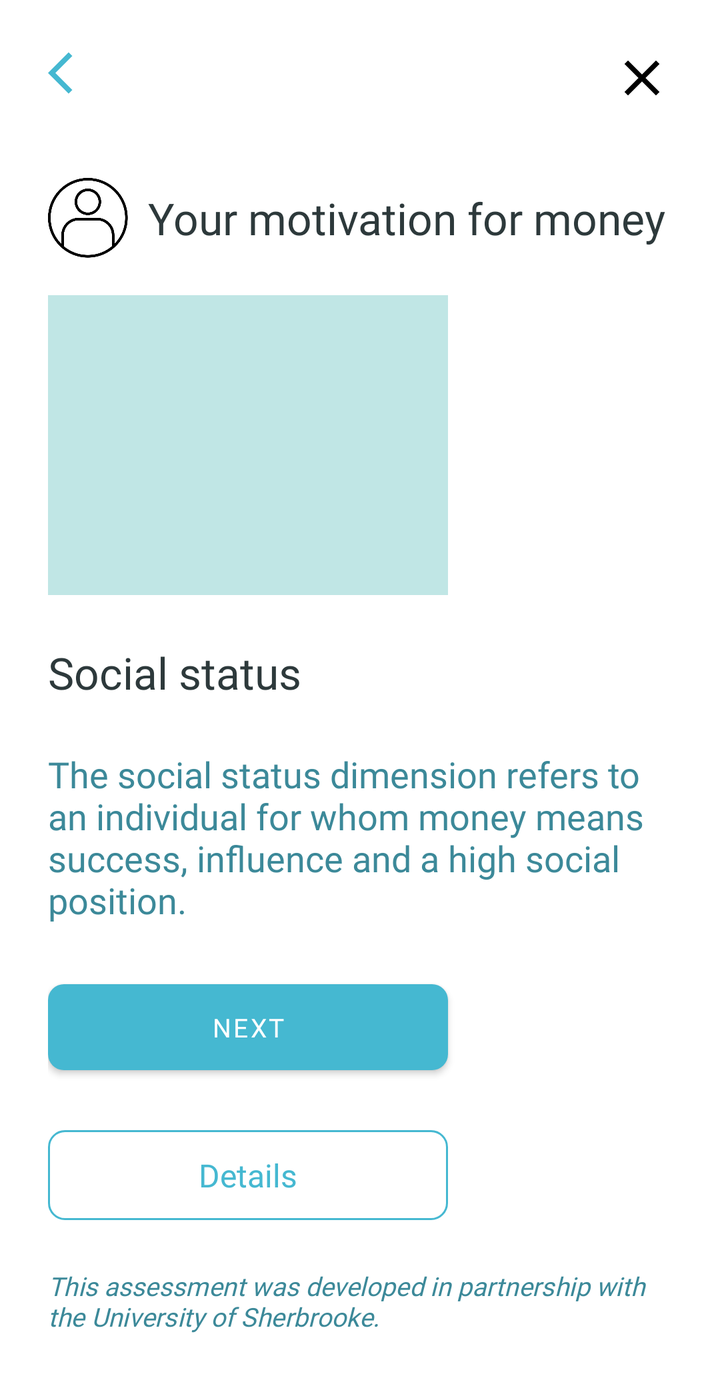
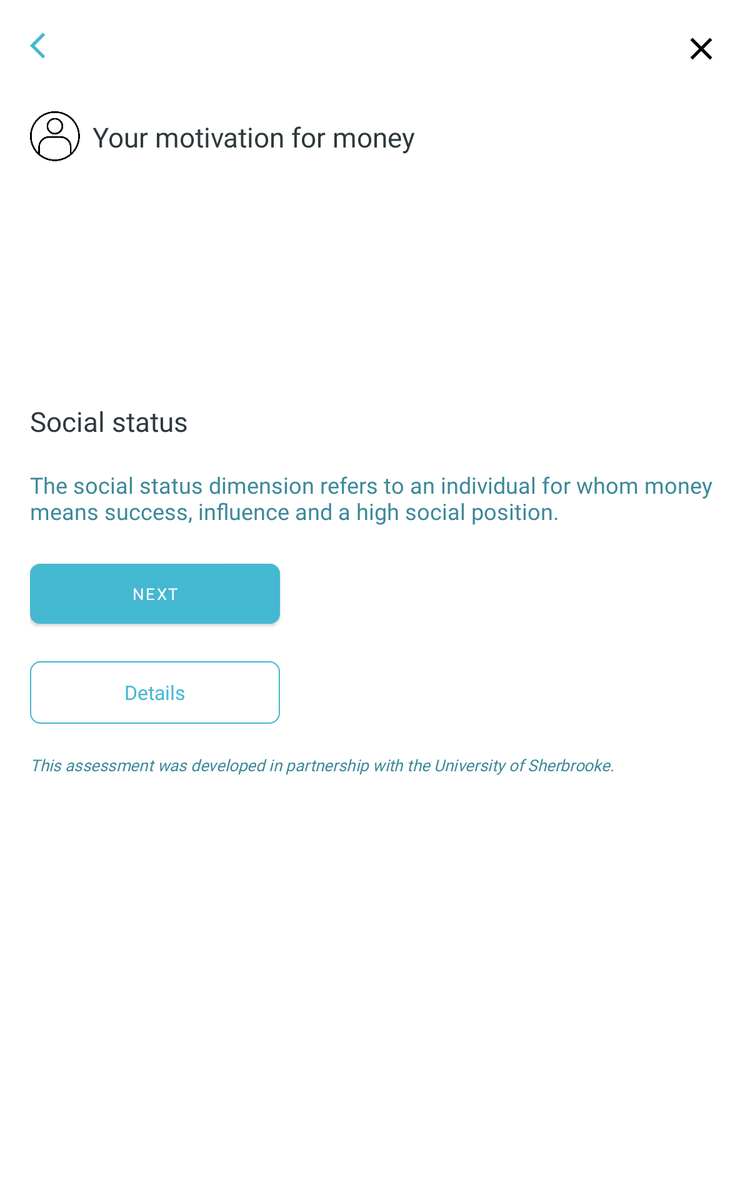

One screen, two layout resources from the same app: the default and the repository's alternative for another configuration. Each is rendered where Android would select it; the XML of both is given below.
<!-- AndroidManifest.xml: application theme Theme.Kaira -->
<!-- res/layout/activity_psychological_assessment_result.xml -->
<?xml version="1.0" encoding="utf-8"?>
<layout xmlns:android="http://schemas.android.com/apk/res/android"
    xmlns:app="http://schemas.android.com/apk/res-auto"
    xmlns:tools="http://schemas.android.com/tools">

    <ScrollView
        android:layout_width="match_parent"
        android:layout_height="match_parent">
        <androidx.constraintlayout.widget.ConstraintLayout
            android:layout_width="match_parent"
            android:layout_height="wrap_content"
            tools:context=".assessment.PsychologicalAssessmentResultActivity"
            android:padding="24dp">

            <ImageView
                android:id="@+id/back_btn"
                android:layout_width="25dp"
                android:layout_height="25dp"
                app:layout_constraintStart_toStartOf="parent"
                app:layout_constraintTop_toTopOf="parent"
                app:srcCompat="@drawable/ic_back_button" />

            <ImageView
                android:id="@+id/close_btn"
                android:layout_width="30dp"
                android:layout_height="30dp"
                app:layout_constraintEnd_toEndOf="parent"
                app:layout_constraintTop_toTopOf="parent"
                app:srcCompat="@drawable/ic_close_button" />

            <ImageView
                android:id="@+id/imageView2"
                android:layout_width="40dp"
                android:layout_height="40dp"
                android:layout_marginTop="40dp"
                app:layout_constraintStart_toStartOf="parent"
                app:layout_constraintTop_toBottomOf="@+id/back_btn"
                app:srcCompat="@drawable/icon_coach" />


            <TextView
                android:id="@+id/textView2"
                style="@style/Heading01"
                android:layout_width="0dp"
                android:layout_height="wrap_content"
                android:paddingStart="10dp"
                android:text="@string/psychological_profile_result_title"
                app:layout_constraintBottom_toBottomOf="@+id/imageView2"
                app:layout_constraintEnd_toEndOf="parent"
                app:layout_constraintStart_toEndOf="@+id/imageView2"
                app:layout_constraintTop_toTopOf="@+id/imageView2" />

            <View
                android:id="@+id/view"
                android:layout_width="200dp"
                android:layout_height="150dp"
                android:layout_marginTop="24dp"
                android:background="@color/kairaSecFill"
                app:layout_constraintStart_toStartOf="parent"
                app:layout_constraintTop_toBottomOf="@+id/textView2" />

            <TextView
                android:id="@+id/psychological_type_title_tv"
                style="@style/Heading01"
                android:layout_width="0dp"
                android:layout_height="wrap_content"
                android:layout_marginTop="24dp"
                android:text="@string/psychological_profile_type_social_status"
                app:layout_constraintStart_toStartOf="parent"
                app:layout_constraintTop_toBottomOf="@+id/view" />

            <TextView
                android:id="@+id/psychological_type_description_tv"
                style="@style/Text01"
                android:layout_width="0dp"
                android:layout_height="wrap_content"
                android:layout_marginTop="24dp"
                android:text="@string/psychological_profile_description_social_status"
                app:layout_constraintStart_toStartOf="parent"
                app:layout_constraintTop_toBottomOf="@+id/psychological_type_title_tv" />

            <com.google.android.material.button.MaterialButton
                android:id="@+id/submit_btn"
                style="@style/Text03_button"
                android:layout_width="200dp"
                android:layout_height="55dp"
                android:text="@string/action_next"
                android:textColor="@android:color/white"
                app:cornerRadius="8dp"
                android:layout_marginTop="24dp"
                app:layout_constraintStart_toStartOf="parent"
                app:layout_constraintTop_toBottomOf="@+id/psychological_type_description_tv" />


            <com.google.android.material.textview.MaterialTextView
                android:id="@+id/detail_btn"
                style="@style/Text02_button"
                android:layout_width="200dp"
                android:layout_height="45dp"
                android:layout_marginTop="24dp"
                android:background="@drawable/blue_button_border"
                android:gravity="center"
                android:text="@string/action_details"
                app:layout_constraintStart_toStartOf="parent"
                app:layout_constraintTop_toBottomOf="@+id/submit_btn" />

            <TextView
                android:id="@+id/assessment_disclaimer_tv"
                style="@style/Text04"
                android:layout_width="0dp"
                android:layout_height="wrap_content"
                android:layout_marginTop="24dp"
                android:text="@string/psychological_assessment_disclaimer"
                app:layout_constraintTop_toBottomOf="@+id/detail_btn"
                app:layout_constraintBottom_toBottomOf="parent"
                app:layout_constraintStart_toStartOf="parent"
                android:textStyle="italic"/>

        </androidx.constraintlayout.widget.ConstraintLayout>
    </ScrollView>


</layout>
<!-- resources referenced by this layout -->
<resources>
  <color name="kairaSecFill">#c0e6e5</color>
  <!-- drawable blue_button_border (drawable) -->
  <?xml version="1.0" encoding="utf-8"?>
  <shape xmlns:android="http://schemas.android.com/apk/res/android"
      android:shape="rectangle">
  
      <stroke android:color="@color/kairaAccent"
          android:width="1dp"/>
      <corners android:radius="8dp"/>
      <solid android:color="@android:color/transparent"/>
  
  </shape>
  <!-- drawable ic_back_button (drawable) -->
  <vector xmlns:android="http://schemas.android.com/apk/res/android"
      android:width="48dp"
      android:height="48dp"
      android:viewportWidth="24"
      android:viewportHeight="24">
    <path
        android:pathData="M11.67,3.87L9.9,2.1 0,12l9.9,9.9 1.77,-1.77L3.54,12z"
        android:fillColor="@color/kairaAccent"/>
  </vector>
  <!-- drawable ic_close_button (drawable) -->
  <vector xmlns:android="http://schemas.android.com/apk/res/android"
      android:width="48dp"
      android:height="48dp"
      android:viewportWidth="24"
      android:viewportHeight="24">
    <path
        android:pathData="M19,6.41L17.59,5 12,10.59 6.41,5 5,6.41 10.59,12 5,17.59 6.41,19 12,13.41 17.59,19 19,17.59 13.41,12z"
        android:fillColor="@android:color/black"/>
  </vector>
  <string name="action_details">Details</string>
  <string name="action_next">Next</string>
  <string name="psychological_assessment_disclaimer">This assessment was developed in partnership with the University of Sherbrooke.</string>
  <string name="psychological_profile_description_social_status">The social status dimension refers to an individual for whom money means success, influence and a high social position.</string>
  <string name="psychological_profile_result_title">Your motivation for money</string>
  <string name="psychological_profile_type_social_status">Social status</string>
  <style name="Heading01">
          
          
          <item name="android:fontFamily">@font/avenir_next_bold</item>
          <item name="android:textSize">22sp</item>
          <item name="android:textColor">@color/kairaLabel</item>
      </style>
  <style name="Text01">
          
          
          <item name="android:fontFamily">@font/avenir_next_medium_font</item>
          <item name="android:textSize">18sp</item>
          <item name="android:textColor">@color/kairaSecLabel</item>
      </style>
  <style name="Text02_button">
          
          
          <item name="android:fontFamily">@font/avenir_next_demi_bold_font</item>
          <item name="android:textSize">16sp</item>
          <item name="android:textColor">@color/kairaAccent</item>
      </style>
  <style name="Text03_button">
          
          
          <item name="android:fontFamily">@font/avenir_next_demi_bold_font</item>
          <item name="android:textSize">13sp</item>
          <item name="android:textColor">@android:color/white</item>
      </style>
  <style name="Text04">
          
          <item name="android:fontFamily">@font/avenir_next_medium_font</item>
          <item name="android:textSize">13sp</item>
          <item name="android:textColor">@color/kairaSecLabel</item>
      </style>
  <color name="kairaAccent">#45b8d1</color>
  <color name="kairaLabel">#2d393b</color>
  <color name="kairaSecLabel">#3c8999</color>
  <color name="colorPrimary">@color/kairaAccent</color>
  <color name="colorPrimaryVariant">@color/kairaSecLabel</color>
  <color name="colorOnPrimary">@color/kairaLabel</color>
  <color name="colorPrimaryDark">@color/kairaAccent</color>
</resources>
<!-- res/layout-sw600dp/activity_psychological_assessment_result.xml (the repository's variant of the layout above) -->
<!-- drawn on a 7-inch tablet held upright -->
<?xml version="1.0" encoding="utf-8"?>
<layout xmlns:android="http://schemas.android.com/apk/res/android"
    xmlns:app="http://schemas.android.com/apk/res-auto"
    xmlns:tools="http://schemas.android.com/tools">

    <ScrollView
        android:layout_width="match_parent"
        android:layout_height="match_parent">
        <androidx.constraintlayout.widget.ConstraintLayout
            android:layout_width="match_parent"
            android:layout_height="wrap_content"
            tools:context=".assessment.PsychologicalAssessmentResultActivity"
            android:padding="24dp">

            <ImageView
                android:id="@+id/back_btn"
                android:layout_width="25dp"
                android:layout_height="25dp"
                app:layout_constraintStart_toStartOf="parent"
                app:layout_constraintTop_toTopOf="parent"
                app:srcCompat="@drawable/ic_back_button" />

            <ImageView
                android:id="@+id/close_btn"
                android:layout_width="30dp"
                android:layout_height="30dp"
                app:layout_constraintEnd_toEndOf="parent"
                app:layout_constraintTop_toTopOf="parent"
                app:srcCompat="@drawable/ic_close_button" />

            <ImageView
                android:id="@+id/imageView2"
                android:layout_width="40dp"
                android:layout_height="40dp"
                android:layout_marginTop="40dp"
                app:layout_constraintStart_toStartOf="parent"
                app:layout_constraintTop_toBottomOf="@+id/back_btn"
                app:srcCompat="@drawable/icon_coach" />


            <TextView
                android:id="@+id/textView2"
                style="@style/Heading01"
                android:layout_width="0dp"
                android:layout_height="wrap_content"
                android:paddingStart="10dp"
                android:text="@string/psychological_profile_result_title"
                app:layout_constraintBottom_toBottomOf="@+id/imageView2"
                app:layout_constraintEnd_toEndOf="parent"
                app:layout_constraintStart_toEndOf="@+id/imageView2"
                app:layout_constraintTop_toTopOf="@+id/imageView2" />

            <ImageView
                android:id="@+id/psychological_image_view"
                android:layout_width="200dp"
                android:layout_height="150dp"
                android:layout_marginTop="24dp"
                app:layout_constraintStart_toStartOf="parent"
                app:layout_constraintTop_toBottomOf="@+id/textView2" />

            <TextView
                android:id="@+id/psychological_type_title_tv"
                style="@style/Heading01"
                android:layout_width="0dp"
                android:layout_height="wrap_content"
                android:layout_marginTop="24dp"
                android:text="@string/psychological_profile_type_social_status"
                app:layout_constraintStart_toStartOf="parent"
                app:layout_constraintTop_toBottomOf="@+id/psychological_image_view" />

            <TextView
                android:id="@+id/psychological_type_description_tv"
                style="@style/Text01"
                android:layout_width="0dp"
                android:layout_height="wrap_content"
                android:layout_marginTop="24dp"
                android:text="@string/psychological_profile_description_social_status"
                app:layout_constraintStart_toStartOf="parent"
                app:layout_constraintTop_toBottomOf="@+id/psychological_type_title_tv" />

            <com.google.android.material.button.MaterialButton
                android:id="@+id/submit_btn"
                style="@style/Text03_button"
                android:layout_width="200dp"
                android:layout_height="60dp"
                android:text="@string/action_next"
                android:textColor="@android:color/white"
                app:cornerRadius="8dp"
                android:layout_marginTop="24dp"
                app:layout_constraintStart_toStartOf="parent"
                app:layout_constraintTop_toBottomOf="@+id/psychological_type_description_tv" />


            <com.google.android.material.textview.MaterialTextView
                android:id="@+id/detail_btn"
                style="@style/Text02_button"
                android:layout_width="200dp"
                android:layout_height="50dp"
                android:layout_marginTop="24dp"
                android:background="@drawable/blue_button_border"
                android:gravity="center"
                android:text="@string/action_details"
                app:layout_constraintStart_toStartOf="parent"
                app:layout_constraintTop_toBottomOf="@+id/submit_btn" />

            <TextView
                android:id="@+id/assessment_disclaimer_tv"
                style="@style/Text04"
                android:layout_width="0dp"
                android:layout_height="wrap_content"
                android:layout_marginTop="24dp"
                android:text="@string/psychological_assessment_disclaimer"
                app:layout_constraintTop_toBottomOf="@+id/detail_btn"
                app:layout_constraintBottom_toBottomOf="parent"
                app:layout_constraintStart_toStartOf="parent"
                android:textStyle="italic"/>

        </androidx.constraintlayout.widget.ConstraintLayout>
    </ScrollView>


</layout>
<!-- resources referenced by the variant -->
<!-- as a 7-inch tablet held upright resolves them -->
<resources>
  <!-- drawable blue_button_border (drawable) -->
  <?xml version="1.0" encoding="utf-8"?>
  <shape xmlns:android="http://schemas.android.com/apk/res/android"
      android:shape="rectangle">
  
      <stroke android:color="@color/kairaAccent"
          android:width="1dp"/>
      <corners android:radius="8dp"/>
      <solid android:color="@android:color/transparent"/>
  
  </shape>
  <!-- drawable ic_back_button (drawable) -->
  <vector xmlns:android="http://schemas.android.com/apk/res/android"
      android:width="48dp"
      android:height="48dp"
      android:viewportWidth="24"
      android:viewportHeight="24">
    <path
        android:pathData="M11.67,3.87L9.9,2.1 0,12l9.9,9.9 1.77,-1.77L3.54,12z"
        android:fillColor="@color/kairaAccent"/>
  </vector>
  <!-- drawable ic_close_button (drawable) -->
  <vector xmlns:android="http://schemas.android.com/apk/res/android"
      android:width="48dp"
      android:height="48dp"
      android:viewportWidth="24"
      android:viewportHeight="24">
    <path
        android:pathData="M19,6.41L17.59,5 12,10.59 6.41,5 5,6.41 10.59,12 5,17.59 6.41,19 12,13.41 17.59,19 19,17.59 13.41,12z"
        android:fillColor="@android:color/black"/>
  </vector>
  <string name="action_details">Details</string>
  <string name="action_next">Next</string>
  <string name="psychological_assessment_disclaimer">This assessment was developed in partnership with the University of Sherbrooke.</string>
  <string name="psychological_profile_description_social_status">The social status dimension refers to an individual for whom money means success, influence and a high social position.</string>
  <string name="psychological_profile_result_title">Your motivation for money</string>
  <string name="psychological_profile_type_social_status">Social status</string>
  <style name="Heading01">
          
          
          <item name="android:fontFamily">@font/avenir_next_bold</item>
          <item name="android:textSize">22sp</item>
          <item name="android:textColor">@color/kairaLabel</item>
      </style>
  <style name="Text01">
          
          
          <item name="android:fontFamily">@font/avenir_next_medium_font</item>
          <item name="android:textSize">18sp</item>
          <item name="android:textColor">@color/kairaSecLabel</item>
      </style>
  <style name="Text02_button">
          
          
          <item name="android:fontFamily">@font/avenir_next_demi_bold_font</item>
          <item name="android:textSize">16sp</item>
          <item name="android:textColor">@color/kairaAccent</item>
      </style>
  <style name="Text03_button">
          
          
          <item name="android:fontFamily">@font/avenir_next_demi_bold_font</item>
          <item name="android:textSize">13sp</item>
          <item name="android:textColor">@android:color/white</item>
      </style>
  <style name="Text04">
          
          <item name="android:fontFamily">@font/avenir_next_medium_font</item>
          <item name="android:textSize">13sp</item>
          <item name="android:textColor">@color/kairaSecLabel</item>
      </style>
  <style name="Theme.Kaira" parent="Theme.MaterialComponents.DayNight.NoActionBar">
          
          <item name="colorPrimary">@color/colorPrimary</item>
          <item name="colorPrimaryVariant">@color/colorPrimaryVariant</item>
          <item name="colorOnPrimary">@color/colorOnPrimary</item>
          <item name="colorPrimaryDark">@color/colorPrimaryDark</item>
          
          <item name="colorSecondary">@color/colorPrimary</item>
          <item name="colorSecondaryVariant">@color/colorPrimaryVariant</item>
          <item name="colorOnSecondary">@color/colorOnPrimary</item>
      </style>
  <color name="kairaAccent">#45b8d1</color>
  <color name="kairaLabel">#2d393b</color>
  <color name="kairaSecLabel">#3c8999</color>
  <color name="colorPrimary">@color/kairaAccent</color>
  <color name="colorPrimaryVariant">@color/kairaSecLabel</color>
  <color name="colorOnPrimary">@color/kairaLabel</color>
  <color name="colorPrimaryDark">@color/kairaAccent</color>
</resources>
